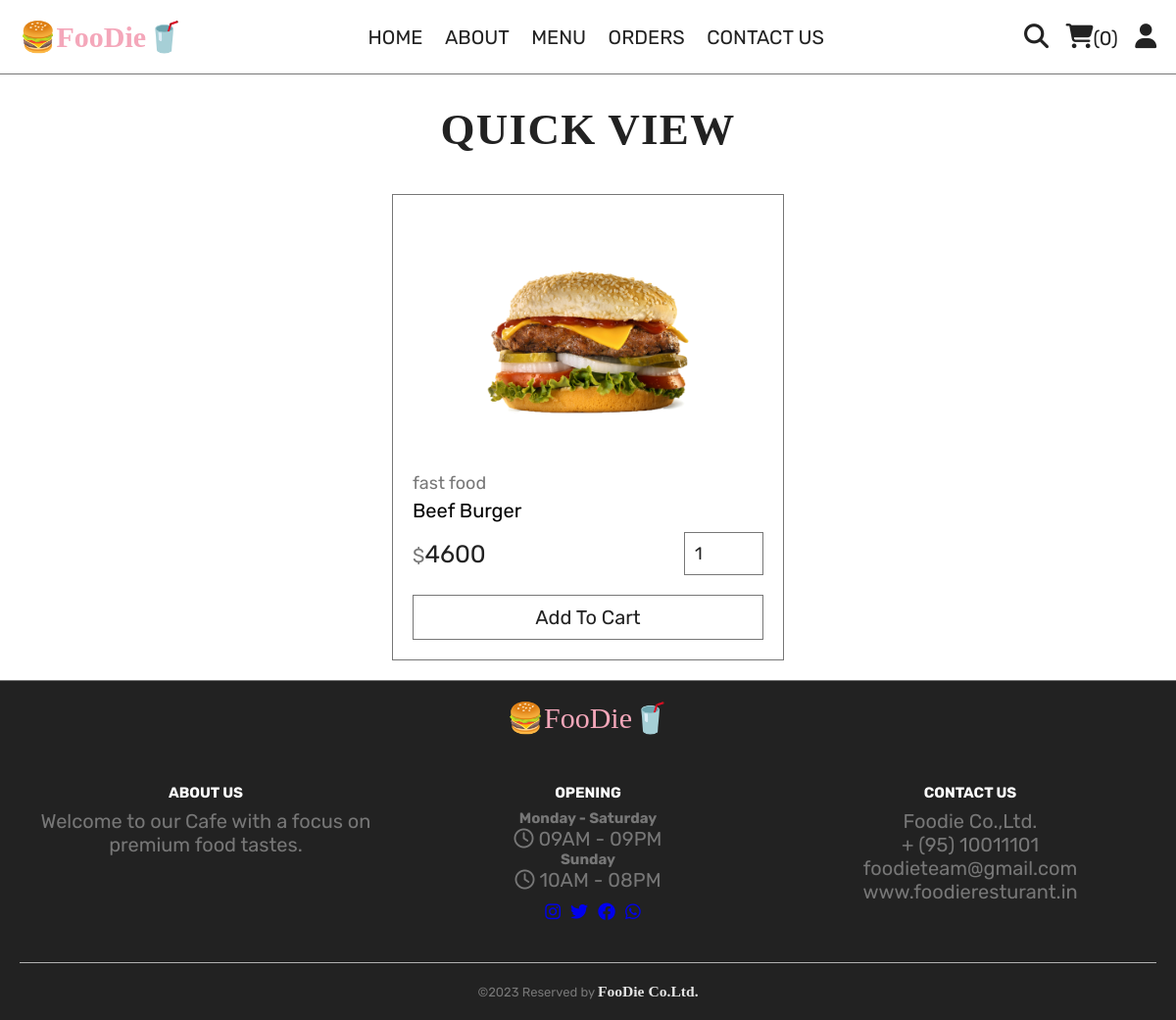
The page /quick_view.php?pid=1 on the database its author committed.
### tables this page shows
CREATE TABLE `products` (
  `id` int(100) NOT NULL,
  `name` varchar(100) NOT NULL,
  `category` varchar(100) NOT NULL,
  `price` int(10) NOT NULL,
  `image` varchar(100) NOT NULL
);

### quick_view.php (the view, shortened to what this page needs)
<?php
include 'components/connect.php';
?>
<!DOCTYPE html>
<html lang="en">
<head>
   <link rel="stylesheet" href="https://cdnjs.cloudflare.com/ajax/libs/font-awesome/6.1.1/css/all.min.css">
   <link rel="stylesheet" href="css/style.css">
</head>
<body>
<?php include 'components/user_header.php'; ?>
<section class="quick-view">
   <h1 class="title">quick view</h1>
   <?php
      $pid = $_GET['pid'];
      $select_products = $conn->prepare("SELECT * FROM `products` WHERE id = ?");
      $select_products->execute([$pid]);
      if($select_products->rowCount() > 0){
         while($fetch_products = $select_products->fetch(PDO::FETCH_ASSOC)){
   ?>
   <form action="" method="post" class="box">
      <img src="uploaded_img/<?= $fetch_products['image']; ?>" alt="">
      <a href="category.php?category=<?= $fetch_products['category']; ?>" class="cat"><?= $fetch_products['category']; ?></a>
      <div class="name"><?= $fetch_products['name']; ?></div>
      <div class="flex">
         <div class="price"><span>$</span><?= $fetch_products['price']; ?></div>
         <input type="number" name="qty" class="qty" min="1" max="99" value="1" maxlength="2">
      </div>
      <button type="submit" name="add_to_cart" class="cart-btn">add to cart</button>
   </form>
   <?php
         }
      }else{
         echo '<p class="empty">no products added yet!</p>';
      }
   ?>
</section>
<?php include 'components/footer.php'; ?>
</body>
</html>

### css/style.css (style rules this page uses)
:root { --red: #f4a7ba; --danger: #e74c3c; --white: #fff; --black: #222; --light-color: #777; --background-color: #f2f2f2; --star-color: #ffe700; --border: .1rem solid var(--light-color); }
* { font-family: 'Rubik', sans-serif; margin: 0; padding: 0; box-sizing: border-box; outline: none; border: none; text-decoration: none; }
html { font-size: 62.5%; overflow-x: hidden; scroll-behavior: smooth; stop-opacity: 7rem; }
.title { font-family: dancing script; text-align: center; color: var(--black); font-size: 4.5rem; padding-bottom: 1rem; margin: 30px auto; text-transform: uppercase; letter-spacing: 1.3px; }
.quick-view form { max-width: 40rem; padding: 2rem; border: var(--border); position: relative; margin: 0 auto; }
.quick-view form img { height: 25rem; width: 100%; object-fit: contain; margin-bottom: 1rem; }
.quick-view form .cat { font-size: 1.8rem; color: var(--light-color); }
.quick-view form .name { font-size: 2rem; margin: .5rem 0; }
.quick-view form .flex { display: flex; justify-content: space-between; align-items: center; gap: 1.5rem; margin: 1rem 0; }
.quick-view form .flex .price { font-size: 2.5rem; color: var(--black); }
.quick-view form .flex .price span { font-size: 2rem; color: var(--light-color); }
.quick-view form .flex .qty { border: var(--border); padding: 1rem; font-size: 1.8rem; color: var(--black); }
.quick-view form .cart-btn { width: 100%; padding: 1rem 3rem; text-align: center; border: var(--border); font-size: 2rem; color: var(--black); cursor: pointer; text-transform: capitalize; background: none; margin-top: 1rem; }

### rows shown on the page
products: image (picture), category "fast food", name "Beef Burger", price "4600"

### other values the page prints
$total_cart_items "0"
